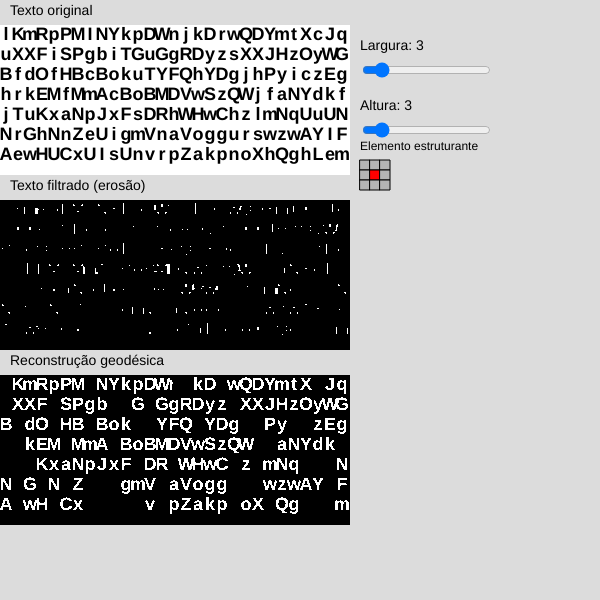
Frame 1 (no input)
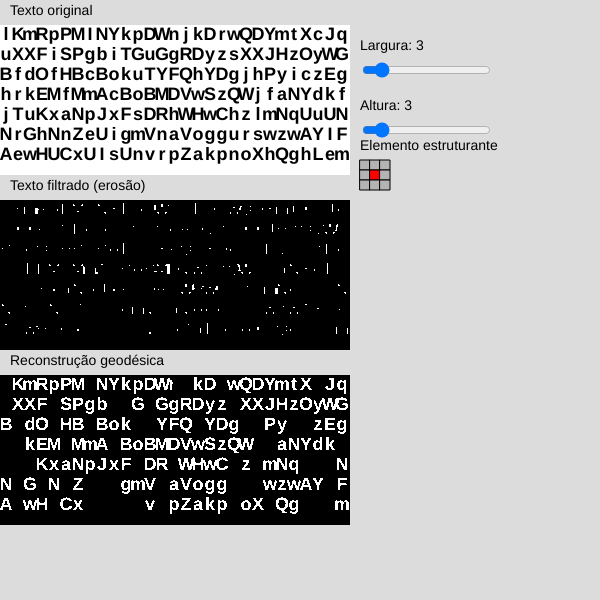
Frame 60 (no input)
Frame 120 (the mouse pressed at the canvas centre since frame 60): identical to frame 60, image omitted

The p5.js sketch that drew these frames (run headless with seeded random() and noise() and a simulated clock; from frame 60 on, the mouse is pressed at the canvas centre):

// p5.js sketch
// ── sketch.js
let canvasW = 600;
let canvasH = 600;

let textLayer;
let binaryImg;
let erodedImg;
let reconImg;

let sliderW, sliderH;

function setup() {
  pixelDensity(1);
  createCanvas(canvasW, canvasH);

  sliderW = createSlider(1, 20, 3, 1);
  sliderH = createSlider(1, 20, 3, 1);

  sliderW.position(360, 60);
  sliderH.position(360, 120);

  // TEXTO
  textLayer = createGraphics(350, 150);
  textLayer.pixelDensity(1);
  textLayer.background(255);
  textLayer.fill(0);
  textLayer.textSize(18);
  textLayer.textStyle(BOLD);
  textLayer.textAlign(CENTER, CENTER);

  let chars = "ABCDEFGHIJKLMNOPQRSTUVWXYZabcdefghijklmnopqrstuvwxyz";

  for (let y = 10; y < 150; y += 20) {
    for (let x = 6; x < 350; x += 12) {
      let ch = chars.charAt(floor(random(chars.length)));
      textLayer.text(ch, x, y);
    }
  }

  // BINÁRIA
  binaryImg = createImage(350, 150);
  textLayer.loadPixels();
  binaryImg.loadPixels();

  for (let i = 0; i < textLayer.pixels.length; i += 4) {
    let val = textLayer.pixels[i] < 128 ? 255 : 0;
    binaryImg.pixels[i] = val;
    binaryImg.pixels[i + 1] = val;
    binaryImg.pixels[i + 2] = val;
    binaryImg.pixels[i + 3] = 255;
  }
  binaryImg.updatePixels();

  erodedImg = createImage(350, 150);
  reconImg = createImage(350, 150);
}

function draw() {
  background(220);

  let w = sliderW.value();
  let h = sliderH.value();

  // posição do desenho
  let startX = 360;
  let startY = 160;

  let cellSize = 10;

  let halfW = floor(w / 2);
  let halfH = floor(h / 2);

  // título
  fill(0);
  noStroke();
  text("Elemento estruturante", startX, startY - 10);

  // desenhar grade
  for (let j = -halfH; j <= halfH; j++) {
    for (let i = -halfW; i <= halfW; i++) {
      let x = startX + (i + halfW) * cellSize;
      let y = startY + (j + halfH) * cellSize;

      // centro destacado
      if (i === 0 && j === 0) {
        fill(255, 0, 0); // vermelho
      } else {
        fill(180);
      }

      stroke(0);
      rect(x, y, cellSize, cellSize);
    }
  }

  // Erosão
  erodeBinary(binaryImg, erodedImg, w, h);

  // Reconstrução
  reconstruct(binaryImg, erodedImg, reconImg);

  // Títulos
  fill(0);
  noStroke();
  textSize(14);

  text("Texto original", 10, 15);
  text("Texto filtrado (erosão)", 10, 190);
  text("Reconstrução geodésica", 10, 365);

  // Imagens
  image(textLayer, 0, 25);
  image(erodedImg, 0, 200);
  image(reconImg, 0, 375);

  // Sliders
  text("Largura: " + w, 360, 50);
  text("Altura: " + h, 360, 110);
}

// ----------------------------
// EROSÃO (mesma de antes)
function erodeBinary(inputImg, outputImg, w, h) {
  inputImg.loadPixels();
  outputImg.loadPixels();

  let halfW = floor(w / 2);
  let halfH = floor(h / 2);

  for (let y = 0; y < 150; y++) {
    for (let x = 0; x < 350; x++) {
      let keep = true;

      for (let j = -halfH; j <= halfH; j++) {
        for (let i = -halfW; i <= halfW; i++) {
          let nx = x + i;
          let ny = y + j;

          if (nx < 0 || ny < 0 || nx >= 350 || ny >= 150) {
            keep = false;
            break;
          }

          let idx = 4 * (ny * 350 + nx);
          if (inputImg.pixels[idx] === 0) {
            keep = false;
            break;
          }
        }
        if (!keep) break;
      }

      let idx = 4 * (y * 350 + x);
      let val = keep ? 255 : 0;

      outputImg.pixels[idx] = val;
      outputImg.pixels[idx + 1] = val;
      outputImg.pixels[idx + 2] = val;
      outputImg.pixels[idx + 3] = 255;
    }
  }

  outputImg.updatePixels();
}

// ----------------------------
// RECONSTRUÇÃO GEODÉSICA (flood fill iterativo)
function reconstruct(mask, marker, output) {
  let changed = true;

  // copiar marker → output inicial
  marker.loadPixels();
  output.loadPixels();

  for (let i = 0; i < marker.pixels.length; i++) {
    output.pixels[i] = marker.pixels[i];
  }

  while (changed) {
    changed = false;

    let temp = output.pixels.slice();

    for (let y = 0; y < 150; y++) {
      for (let x = 0; x < 350; x++) {
        let idx = 4 * (y * 350 + x);

        // se já é branco, continua
        if (temp[idx] === 255) continue;

        // só pode crescer dentro da máscara
        if (mask.pixels[idx] === 0) continue;

        // verificar vizinhos (4-conectividade)
        let neighbors = [
          [x + 1, y],
          [x - 1, y],
          [x, y + 1],
          [x, y - 1],
        ];

        for (let n of neighbors) {
          let nx = n[0];
          let ny = n[1];

          if (nx >= 0 && ny >= 0 && nx < 350 && ny < 150) {
            let nidx = 4 * (ny * 350 + nx);

            if (temp[nidx] === 255) {
              output.pixels[idx] = 255;
              output.pixels[idx + 1] = 255;
              output.pixels[idx + 2] = 255;
              output.pixels[idx + 3] = 255;

              changed = true;
              break;
            }
          }
        }
      }
    }
  }

  output.updatePixels();
}
